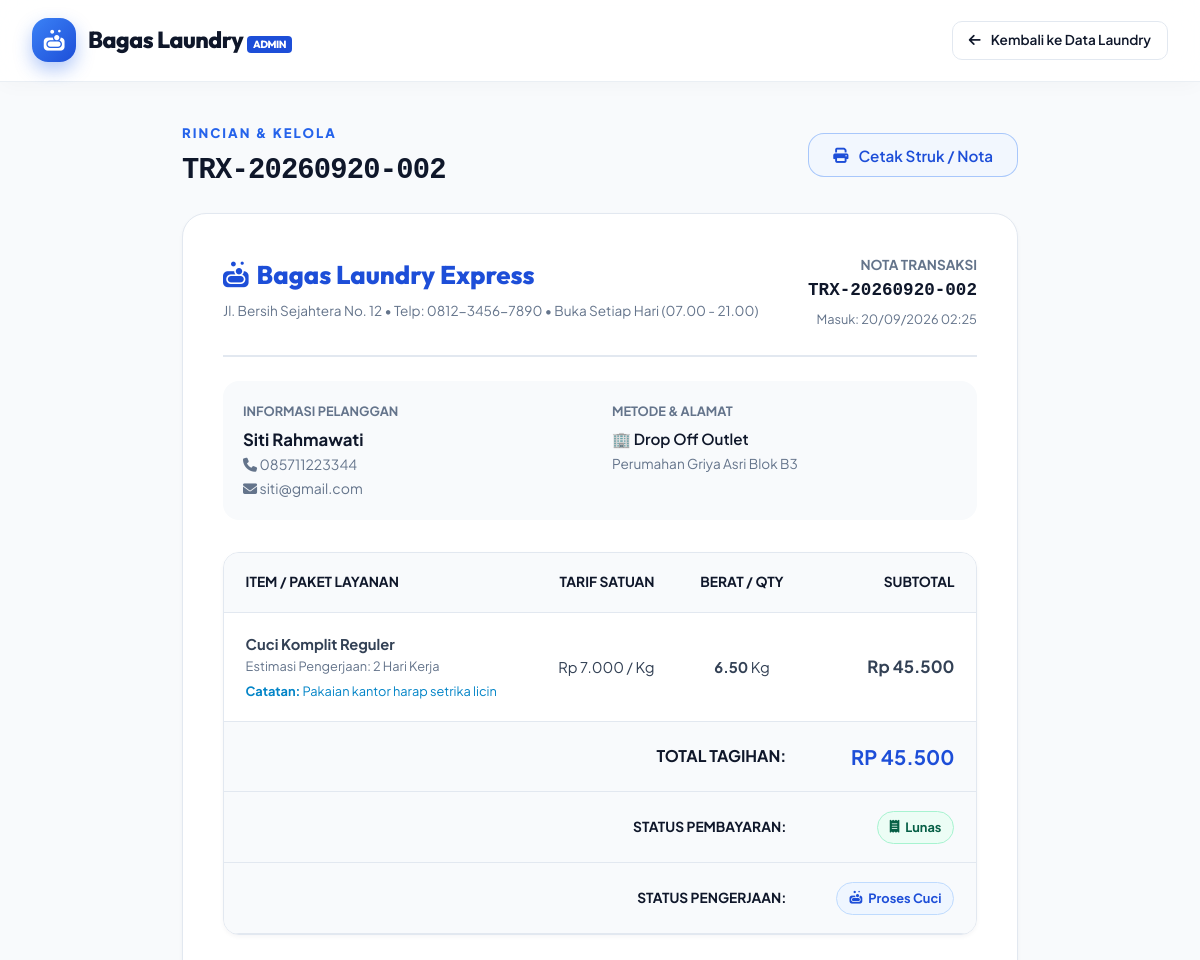
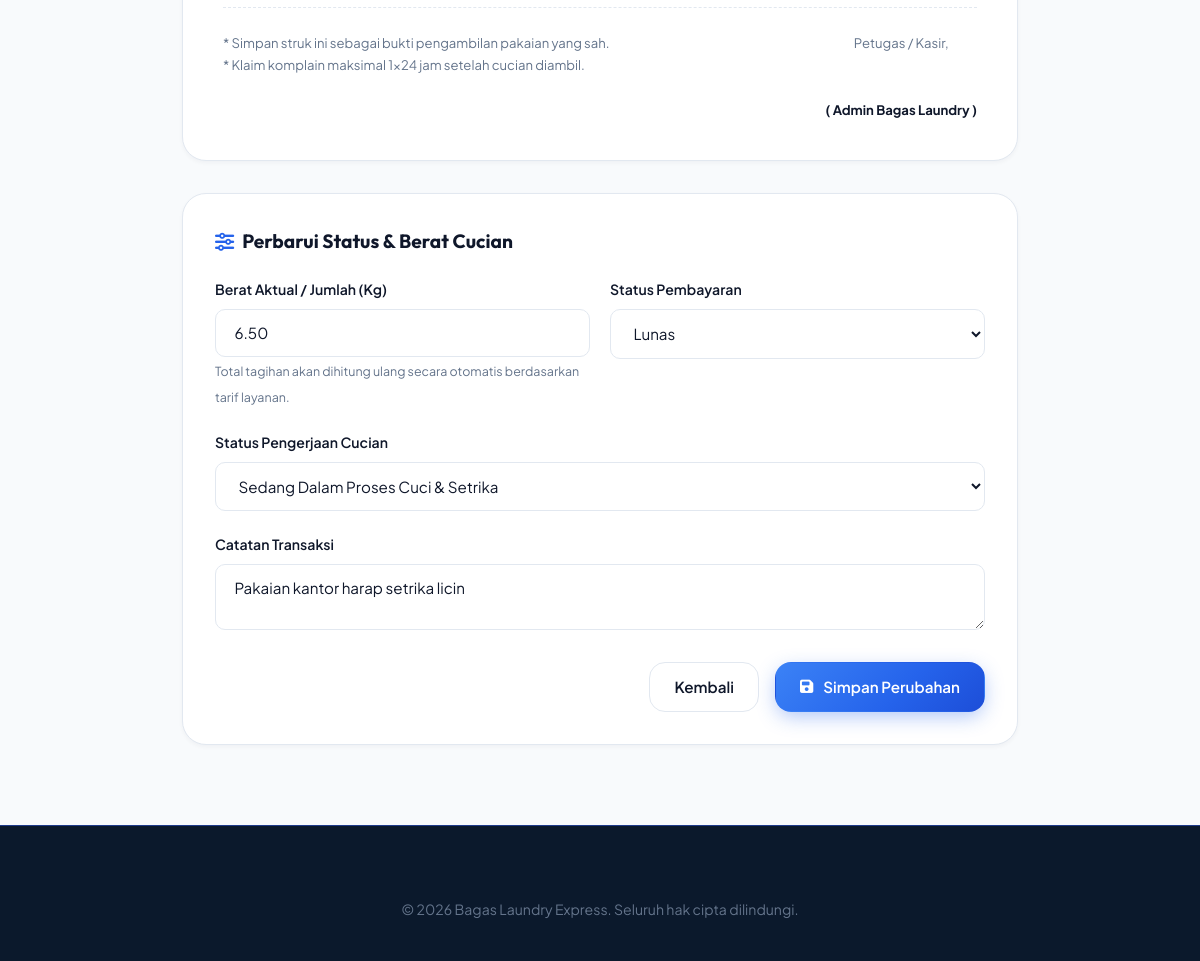
Screenshot of /admin/detail_transaksi.php?id=2 (signed in) with the database file from the repository (2 pictures, top to bottom).
### tables this page shows
CREATE TABLE IF NOT EXISTS `transaksi` (
  `id` INT AUTO_INCREMENT PRIMARY KEY,
  `kode_transaksi` VARCHAR(30) NOT NULL UNIQUE,
  `user_id` INT NOT NULL,
  `layanan_id` INT NOT NULL,
  `berat_jumlah` DECIMAL(6,2) NOT NULL DEFAULT 1.00,
  `total_bayar` INT NOT NULL,
  `metode_pengambilan` ENUM('antar_jemput', 'drop_off') NOT NULL DEFAULT 'drop_off',
  `alamat_jemput` TEXT NULL,
  `catatan` TEXT NULL,
  `status_pesanan` ENUM('menunggu_konfirmasi', 'dijemput', 'proses_cuci', 'siap_diambil', 'selesai', 'dibatalkan') NOT NULL DEFAULT 'menunggu_konfirmasi',
  `status_pembayaran` ENUM('belum_bayar', 'lunas') NOT NULL DEFAULT 'belum_bayar',
  `tanggal_masuk` DATETIME DEFAULT CURRENT_TIMESTAMP,
  `tanggal_selesai` DATETIME NULL,
  FOREIGN KEY (`user_id`) REFERENCES `users`(`id`) ON DELETE CASCADE,
  FOREIGN KEY (`layanan_id`) REFERENCES `layanan`(`id`) ON DELETE RESTRICT
);

CREATE TABLE IF NOT EXISTS `users` (
  `id` INT AUTO_INCREMENT PRIMARY KEY,
  `nama` VARCHAR(100) NOT NULL,
  `email` VARCHAR(100) NOT NULL UNIQUE,
  `password` VARCHAR(255) NOT NULL,
  `no_hp` VARCHAR(20) NOT NULL,
  `alamat` TEXT NULL,
  `role` ENUM('admin', 'pelanggan') NOT NULL DEFAULT 'pelanggan',
  `created_at` TIMESTAMP DEFAULT CURRENT_TIMESTAMP
);

CREATE TABLE IF NOT EXISTS `layanan` (
  `id` INT AUTO_INCREMENT PRIMARY KEY,
  `nama_paket` VARCHAR(100) NOT NULL,
  `jenis` ENUM('kiloan', 'satuan') NOT NULL DEFAULT 'kiloan',
  `harga` INT NOT NULL,
  `estimasi_hari` INT NOT NULL DEFAULT 2,
  `deskripsi` TEXT NULL,
  `icon` VARCHAR(50) DEFAULT 'fa-tshirt'
);

### admin/detail_transaksi.php (the view, shortened to what this page needs)
<?php
require_once '../config/database.php';
require_once '../config/auth.php';
$trx_id = (int)($_GET['id'] ?? 0);
$stmt = $pdo->prepare("
    SELECT t.*, u.nama AS nama_pelanggan, u.email AS email_pelanggan, u.no_hp, u.alamat AS alamat_user,
           l.nama_paket, l.harga AS harga_layanan, l.jenis, l.estimasi_hari
    FROM transaksi t
    JOIN users u ON t.user_id = u.id
    JOIN layanan l ON t.layanan_id = l.id
    WHERE t.id = ?
");
$stmt->execute([$trx_id]);
$trx = $stmt->fetch();
?>
<!DOCTYPE html>
<html lang="id">
<head>
    <link rel="stylesheet" href="https://cdnjs.cloudflare.com/ajax/libs/font-awesome/6.5.1/css/all.min.css">
    <link rel="stylesheet" href="../assets/css/style.css">
</head>
<body>
    <header class="navbar no-print">
        <div class="nav-container">
            <a href="data_laundry.php" class="brand-logo">
                <div class="brand-icon"><i class="fa-solid fa-soap"></i></div>
                <span>Bagas Laundry <small style="font-size: 0.65rem; background: var(--primary-dark); color: white; padding: 2px 6px; border-radius: 4px;">ADMIN</small></span>
            </a>
            <div class="nav-auth">
                <a href="data_laundry.php" class="btn btn-sm btn-outline">
                    <i class="fa-solid fa-arrow-left"></i> Kembali ke Data Laundry
                </a>
            </div>
        </div>
    </header>
    <main class="section" style="max-width: 900px; padding-top: 2.5rem; padding-bottom: 5rem;">
        <div class="no-print" style="display: flex; justify-content: space-between; align-items: center; margin-bottom: 1.5rem; flex-wrap: wrap; gap: 1rem;">
            <div>
                <span class="section-subtitle">Rincian & Kelola</span>
                <h1 class="section-title" style="font-size: 1.8rem; font-family: monospace;">
                    <?= htmlspecialchars($trx['kode_transaksi']) ?>
                </h1>
            </div>
            <button onclick="window.print()" class="btn btn-outline-primary">
                <i class="fa-solid fa-print"></i> Cetak Struk / Nota
            </button>
        </div>
        <div style="background: white; border-radius: var(--radius-lg); border: 1px solid var(--border); box-shadow: var(--shadow-sm); padding: 2.5rem; margin-bottom: 2rem;">
            <div style="border-bottom: 2px solid var(--border); padding-bottom: 1.5rem; margin-bottom: 1.5rem; display: flex; justify-content: space-between; align-items: flex-start; flex-wrap: wrap; gap: 1rem;">
                <div>
                    <h2 style="color: var(--primary-dark); font-size: 1.6rem; font-weight: 800; display: flex; align-items: center; gap: 8px;">
                        <i class="fa-solid fa-soap"></i> Bagas Laundry Express
                    </h2>
                    <p style="color: var(--muted); font-size: 0.85rem; margin-top: 4px;">
                        Jl. Bersih Sejahtera No. 12 • Telp: 0812-3456-7890 • Buka Setiap Hari (07.00 - 21.00)
                    </p>
                </div>
                <div style="text-align: right;">
                    <div style="font-size: 0.85rem; color: var(--muted); text-transform: uppercase; font-weight: 700;">Nota Transaksi</div>
                    <div style="font-size: 1.1rem; font-weight: 800; font-family: monospace; color: var(--secondary);"><?= htmlspecialchars($trx['kode_transaksi']) ?></div>
                    <div style="font-size: 0.8rem; color: var(--muted); margin-top: 4px;">Masuk: <?= date('d/m/Y H:i', strtotime($trx['tanggal_masuk'])) ?></div>
                </div>
            </div>
            <div style="display: grid; grid-template-columns: 1fr 1fr; gap: 1.5rem; margin-bottom: 2rem; background: var(--bg-page); padding: 1.25rem; border-radius: var(--radius-md);">
                <div>
                    <div style="font-size: 0.8rem; text-transform: uppercase; font-weight: 700; color: var(--muted);">Informasi Pelanggan</div>
                    <div style="font-size: 1.05rem; font-weight: 700; color: var(--secondary); margin-top: 4px;"><?= htmlspecialchars($trx['nama_pelanggan']) ?></div>
                    <div style="font-size: 0.88rem; color: var(--muted);"><i class="fa-solid fa-phone"></i> <?= htmlspecialchars($trx['no_hp']) ?></div>
                    <div style="font-size: 0.88rem; color: var(--muted);"><i class="fa-solid fa-envelope"></i> <?= htmlspecialchars($trx['email_pelanggan']) ?></div>
                </div>
                <div>
                    <div style="font-size: 0.8rem; text-transform: uppercase; font-weight: 700; color: var(--muted);">Metode & Alamat</div>
                    <div style="font-size: 0.95rem; font-weight: 600; color: var(--secondary); margin-top: 4px;">
                        <?= $trx['metode_pengambilan'] === 'antar_jemput' ? '🚚 Antar Jemput Kurir' : '🏢 Drop Off Outlet' ?>
                    </div>
                    <div style="font-size: 0.85rem; color: var(--muted); margin-top: 2px;">
                        <?= htmlspecialchars($trx['alamat_jemput'] ?: ($trx['alamat_user'] ?: 'Antar ke outlet langsung')) ?>
                    </div>
                </div>
            </div>
            <div class="table-responsive" style="margin-bottom: 1.5rem;">
                <table class="table">
                    <thead>
                        <tr>
                            <th>Item / Paket Layanan</th>
                            <th style="text-align: right;">Tarif Satuan</th>
                            <th style="text-align: center;">Berat / Qty</th>
                            <th style="text-align: right;">Subtotal</th>
                        </tr>
                    </thead>
                    <tbody>
                        <tr>
                            <td>
                                <strong><?= htmlspecialchars($trx['nama_paket']) ?></strong>
                                <div style="font-size: 0.8rem; color: var(--muted);">Estimasi Pengerjaan: <?= $trx['estimasi_hari'] ?> Hari Kerja</div>
                                <?php if (!empty($trx['catatan'])): ?>
                                    <div style="font-size: 0.8rem; color: #0284c7; margin-top: 4px;">
                                        <strong>Catatan:</strong> <?= htmlspecialchars($trx['catatan']) ?>
                                    </div>
                                <?php endif; ?>
                            </td>
                            <td style="text-align: right;"><?= rupiah($trx['harga_layanan']) ?> / <?= $trx['jenis'] === 'kiloan' ? 'Kg' : 'Item' ?></td>
                            <td style="text-align: center;"><strong><?= $trx['berat_jumlah'] ?></strong> <?= $trx['jenis'] === 'kiloan' ? 'Kg' : 'Item' ?></td>
                            <td style="text-align: right;"><strong style="font-size: 1.05rem;"><?= rupiah($trx['total_bayar']) ?></strong></td>
                        </tr>
                    </tbody>
                    <tfoot>
                        <tr>
                            <th colspan="3" style="text-align: right; font-size: 1rem;">Total Tagihan:</th>
                            <th style="text-align: right; font-size: 1.25rem; color: var(--primary-dark);"><?= rupiah($trx['total_bayar']) ?></th>
                        </tr>
                        <tr>
                            <th colspan="3" style="text-align: right;">Status Pembayaran:</th>
                            <th style="text-align: right;"><?= badge_status_bayar($trx['status_pembayaran']) ?></th>
                        </tr>
                        <tr>
                            <th colspan="3" style="text-align: right;">Status Pengerjaan:</th>
                            <th style="text-align: right;"><?= badge_status_pesanan($trx['status_pesanan']) ?></th>
                        </tr>
                    </tfoot>
                </table>
            </div>
            <div style="display: flex; justify-content: space-between; margin-top: 2rem; padding-top: 1.5rem; border-top: 1px dashed var(--border); font-size: 0.82rem; color: var(--muted);">
                <div>
                    * Simpan struk ini sebagai bukti pengambilan pakaian yang sah.<br>
                    * Klaim komplain maksimal 1x24 jam setelah cucian diambil.
                </div>
                <div style="text-align: center; min-width: 140px;">
                    <div>Petugas / Kasir,</div>
                    <div style="height: 45px;"></div>
                    <div style="font-weight: 700; color: var(--secondary);">( <?= htmlspecialchars($_SESSION['user_nama']) ?> )</div>
                </div>
            </div>
        </div>
        <div class="no-print" style="background: white; border-radius: var(--radius-lg); border: 1px solid var(--border); box-shadow: var(--shadow-sm); padding: 2rem;">
            <h3 style="font-size: 1.2rem; font-weight: 700; margin-bottom: 1.25rem; display: flex; align-items: center; gap: 8px;">
                <i class="fa-solid fa-sliders" style="color: var(--primary);"></i> Perbarui Status & Berat Cucian
            </h3>
            <form action="detail_transaksi.php?id=<?= $trx['id'] ?>" method="POST">
                <div style="display: grid; grid-template-columns: 1fr 1fr; gap: 1.25rem;">
                    <div class="form-group">
                        <label class="form-label" for="berat_jumlah">Berat Aktual / Jumlah (<?= $trx['jenis'] === 'kiloan' ? 'Kg' : 'Item' ?>)</label>
                        <input type="number" id="berat_jumlah" name="berat_jumlah" class="form-control" step="0.1" min="0.5" value="<?= $trx['berat_jumlah'] ?>" required>
                        <small style="color: var(--muted); font-size: 0.78rem;">Total tagihan akan dihitung ulang secara otomatis berdasarkan tarif layanan.</small>
                    </div>
                    <div class="form-group">
                        <label class="form-label" for="status_pembayaran">Status Pembayaran</label>
                        <select id="status_pembayaran" name="status_pembayaran" class="form-select" required>
                            <option value="lunas" <?= $trx['status_pembayaran'] === 'lunas' ? 'selected' : '' ?>>Lunas</option>
                        </select>
                    </div>
                </div>
                <div class="form-group">
                    <label class="form-label" for="status_pesanan">Status Pengerjaan Cucian</label>
                    <select id="status_pesanan" name="status_pesanan" class="form-select" required>
                        <option value="proses_cuci" <?= $trx['status_pesanan'] === 'proses_cuci' ? 'selected' : '' ?>>Sedang Dalam Proses Cuci & Setrika</option>
                    </select>
                </div>
                <div class="form-group">
                    <label class="form-label" for="catatan">Catatan Transaksi</label>
                    <textarea id="catatan" name="catatan" class="form-control" rows="2"><?= htmlspecialchars($trx['catatan'] ?? '') ?></textarea>
                </div>
                <div style="display: flex; justify-content: flex-end; gap: 1rem; margin-top: 1.5rem;">
                    <a href="data_laundry.php" class="btn btn-outline">Kembali</a>
                    <button type="submit" class="btn btn-primary">
                        <i class="fa-solid fa-floppy-disk"></i> Simpan Perubahan
                    </button>
                </div>
            </form>
        </div>
    </main>
    <footer class="footer no-print">
        <div class="footer-bottom" style="border: none; padding-top: 0;">
            &copy; <?= date('Y') ?> Bagas Laundry Express. Seluruh hak cipta dilindungi.
        </div>
    </footer>
</body>
</html>

### rows the page displays
transaksi: kode_transaksi "TRX-20260920-002", tanggal_masuk "20/09/2026 02:25", user.nama "Siti Rahmawati", user.no_hp "085711223344", user.email "siti@gmail.com", user.alamat "Perumahan Griya Asri Blok B3", layanan.nama_paket "Cuci Komplit Reguler", layanan.estimasi_hari "2", catatan "Pakaian kantor harap setrika licin", layanan.harga "Rp 7.000", berat_jumlah "6.50", total_bayar "Rp 45.500", total_bayar "RP 45.500", status_pembayaran "Lunas", status_pesanan "Sedang Dalam Proses Cuci & Setrika"

### other values shown
$_SESSION['user_nama'] "Admin Bagas Laundry"
